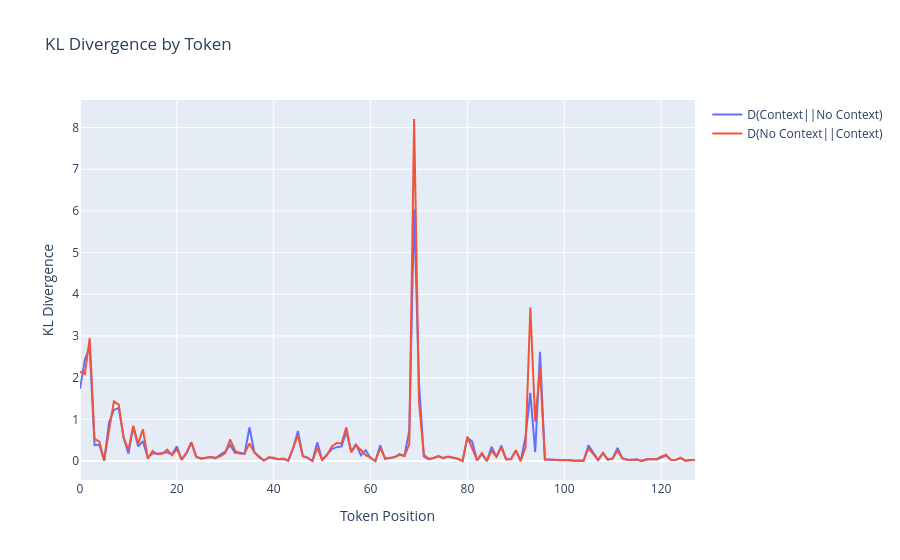

The notebook cell this image was saved under:
### Code cell
def quick_kl_plot(kl_div_0_1, kl_div_1_0, test_sequence, tokenizer):
    """Quick version with minimal customization."""
    # Get tokens for hover
    input_ids = tokenizer.encode(test_sequence.strip(), add_special_tokens=False, return_tensors="pt")
    tokens = [tokenizer.decode([tid]) for tid in input_ids[0]]
    
    # Convert to numpy
    kl_0_1_np = to_numpy(kl_div_0_1)
    kl_1_0_np = to_numpy(kl_div_1_0)
    
    # Create simple plot
    fig = go.Figure()
    fig.add_trace(go.Scatter(
        y=kl_0_1_np, 
        name='D(Context||No Context)',
        text=tokens,
        hovertemplate='Token: %{text}<br>KL Div: %{y:.6f}<extra></extra>'
    ))
    fig.add_trace(go.Scatter(
        y=kl_1_0_np,
        name='D(No Context||Context)', 
        text=tokens,
        hovertemplate='Token: %{text}<br>KL Div: %{y:.6f}<extra></extra>'
    ))
    fig.update_layout(title="KL Divergence by Token", xaxis_title="Token Position", yaxis_title="KL Divergence")
    return fig

# Create the figure
quick_fig = quick_kl_plot(kl_div_0_1, kl_div_1_0, test_sequence, analyzer.tokenizer)

# Alternative display methods:

# Option 1: Save to HTML file and open in browser
# quick_fig.write_html("kl_divergence_plot.html")
# print("Plot saved to kl_divergence_plot.html")


display(quick_fig)

### Figure 1 — Plotly figure (JSON) as saved in the notebook; plotly's stock layout.template omitted (floating-point values rounded to 4 significant figures; data arrays with more than 128 entries replaced by an {"elided": "..."} marker saying what was removed)
{"data": [{"hovertemplate": "Token: %{text}<br>KL Div: %{y:.6f}<extra></extra>", "name": "D(Context||No Context)", "text": {"elided": "1694 str values"}, "type": "scatter", "y": [1.734, 2.43, 2.731, 0.3831, 0.3882, 0.006492, 0.9283, 1.226, 1.271, 0.5732, 0.1768, 0.8165, 0.3521, 0.4773, 0.07802, 0.186, 0.1724, 0.1831, 0.2084, 0.1564, 0.3536, 0.03065, 0.1889, 0.4503, 0.1065, 0.05396, 0.0691, 0.09529, 0.06027, 0.1547, 0.2256, 0.383, 0.198, 0.1992, 0.1734, 0.8034, 0.2088, 0.09085, 0.01268, 0.08576, 0.06566, 0.04242, 0.04603, 0.006553, 0.302, 0.7184, 0.1189, 0.07399, 0.0002237, 0.4514, 0.02326, 0.1525, 0.2854, 0.3322, 0.3498, 0.6988, 0.2263, 0.4086, 0.1369, 0.2558, 0.07045, 1.066e-05, 0.3778, 0.0519, 0.08077, 0.09284, 0.1662, 0.1203, 0.7327, 6.036, 1.872, 0.1126, 0.04562, 0.07138, 0.1188, 0.07163, 0.1023, 0.0802, 0.05441, 2.94e-06, 0.5625, 0.4636, 0.01473, 0.1638, 3.595e-06, 0.3393, 0.1006, 0.3683, 0.04484, 0.0458, 0.253, 6.586e-06, 0.5765, 1.634, 0.2089, 2.623, 0.03673, 0.03202, 0.0226, 0.02401, 0.02126, 0.02226, 0.003858, 0.01325, 0.004517, 0.3738, 0.189, 0.0219, 0.199, 0.03203, 0.0608, 0.3116, 0.06862, 0.0305, 0.02784, 0.03762, 0.0002368, 0.03973, 0.04733, 0.03889, 0.08426, 0.1295, 0.02979, 0.02231, 0.07162, 0.007816, 0.02035, 0.02577]}, {"hovertemplate": "Token: %{text}<br>KL Div: %{y:.6f}<extra></extra>", "name": "D(No Context||Context)", "text": {"elided": "1694 str values"}, "type": "scatter", "y": [2.144, 2.081, 2.947, 0.5315, 0.4641, 0.01485, 0.7359, 1.43, 1.354, 0.5536, 0.2673, 0.844, 0.4111, 0.761, 0.05574, 0.2412, 0.1625, 0.1737, 0.2734, 0.1413, 0.287, 0.03061, 0.201, 0.443, 0.09818, 0.06154, 0.07696, 0.09453, 0.07722, 0.116, 0.1896, 0.5154, 0.2521, 0.1751, 0.1828, 0.4215, 0.2059, 0.09919, 0.01257, 0.08992, 0.07574, 0.04187, 0.05934, 0.005753, 0.3374, 0.6208, 0.1182, 0.07715, 0.0004825, 0.3176, 0.02405, 0.1418, 0.3477, 0.4304, 0.4205, 0.8059, 0.2057, 0.3785, 0.2648, 0.14, 0.08032, 1.479e-05, 0.3073, 0.06513, 0.07482, 0.09568, 0.1488, 0.1208, 0.4067, 8.206, 1.419, 0.1545, 0.04575, 0.06939, 0.112, 0.0663, 0.1055, 0.08216, 0.05791, 3.371e-06, 0.5777, 0.3036, 0.01668, 0.1957, 3.401e-06, 0.2495, 0.1012, 0.3289, 0.03745, 0.04186, 0.2601, 5.188e-06, 0.3274, 3.684, 0.9399, 2.238, 0.03722, 0.03573, 0.02096, 0.02099, 0.02087, 0.02215, 0.003465, 0.01283, 0.004555, 0.3077, 0.1697, 0.0211, 0.1864, 0.02976, 0.06018, 0.2549, 0.06083, 0.03212, 0.02624, 0.03534, 0.0002051, 0.03766, 0.04904, 0.03908, 0.1073, 0.1533, 0.03123, 0.02299, 0.07983, 0.007845, 0.02119, 0.02399]}], "layout": {"title": {"text": "KL Divergence by Token"}, "xaxis": {"title": {"text": "Token Position"}}, "yaxis": {"title": {"text": "KL Divergence"}}}}
